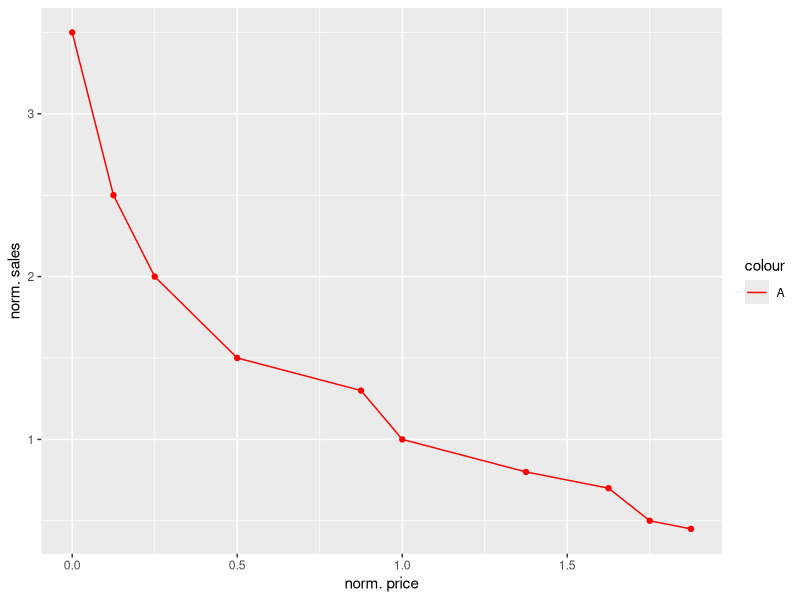
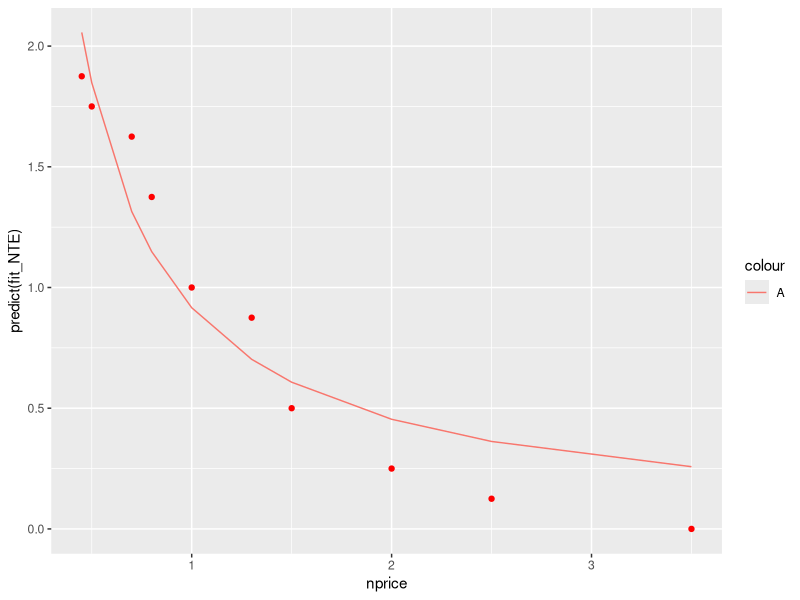

Reproduce these figures in R, in order.
library(ggplot2)

NTE <- read.csv(file = "NTE_sales.csv")

#sales <- c(NTE, NTE, KL, HKI)

NTE

norm_price = 10
norm_sales = 8


NTE$nprice<-NTE$price/norm_price
NTE$nsales<-NTE$sales/norm_sales

NTE


ggplot(data=NTE)+
  geom_line(mapping=aes(x=nsales,y=nprice,color="A"))+
  geom_point(mapping=aes(x=nsales,y=nprice),color="red")+
  labs(x="norm. price",y="norm. sales") +
  scale_color_manual(labels = c("A", "B"), values = c("red", "blue"))



fit_NTE <- nls(f=nsales~a * nprice^b,data=NTE, start = list(a = 1, b = -0.308))
summary(fit_NTE)
r2<-1-sum(residuals(fit_NTE)^2)/sum((fit_NTE$m$lhs()-mean(fit_NTE$m$lhs()))^2)
r2



ggplot(data=NTE)+
  geom_line(mapping=aes(x=nprice,y=predict(fit_NTE),color="A"))+
  geom_point(mapping=aes(x=nprice,y=nsales),color="red")


net<-function(x) {
  nd<-data.frame(nprice=x)
  nsales<-predict(fit_NTE,nd)
  # de-norm
  margin<- x * norm_price - 15.33 * nsales * norm_sales
  # de-norm
  sales <-nsales* norm_sales
  # de-norm
  price <- x * norm_price
  cost <- 15.33 * sales
  gross<-margin*sales
  net<-gross-cost
  print(cbind(x, nsales, margin, sales, price, cost, gross, net))
  
  
  
  #print(cbind(nsalesa,salesa,nsalesb,salesb,sfa,sfb,grossa,grossb,neta,netb,net))
  return(net)
}

net(2.5)
op<-optimize(f=net,interval=c(0,2.5), maximum= TRUE)

op
